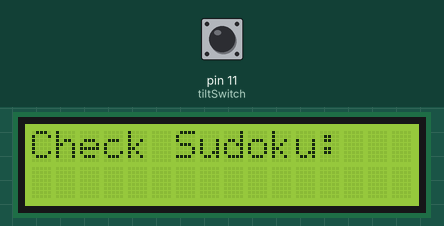
Simulated run of this sketch. Board: Arduino Uno, built with avr-gcc and run on an emulated ATmega328P. On the bench: 16×2 character LCD. The test bench sets the inputs (shaded band); at power-on: pin 11 (tiltSwitch) HIGH. What the sketch prints to the serial monitor is not drawn.

Above: at 1.2 s.
1.3 s: pin 11 (tiltSwitch) pulled LOW for 0.15 s
At 2.6 s:
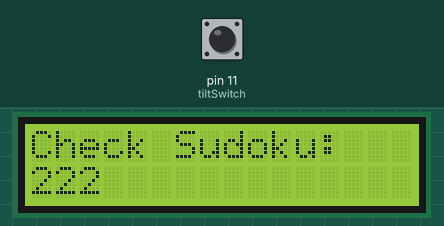
Timing chart, 0 to 4.3 s (numbered marks = the images above; inputs shaded):
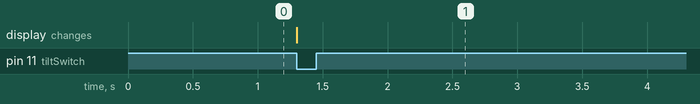

Measured:
- after the input at 1.3 s, the display: changes at once (image 1)

The sketch:

calibration_puzzle.ino
```cpp
#include <LiquidCrystal.h>
#define split1 341
#define split2 682
const int potOne = A0;
const int potTwo=A1;
const int potThree=A2;
const int  tiltSwitch = 11;
int setOne[3]={1,2,3}, setTwo[3]={1,2,3}, setThree[3]={1,2,3}, password[3]={1,3,2};
int lastState = HIGH;
int sensorVal;
LiquidCrystal myLCD(2,3,4,5,6,7);
int value1, value2, value3, loc1, loc2,loc3;
bool isCorrect=false;

class tilt{
  public:
    tilt(){
      check=false;
      }
    bool check;

    void checkIt(){
        sensorVal=digitalRead(tiltSwitch);
        if(sensorVal==LOW){
          check= true;
         }
       else{
          check=false;
           }
        };

  private:
    int sensorVal;
};

tilt tiltSw=tilt();


void setup() {
  pinMode(potOne, INPUT);
  pinMode(potTwo, INPUT);
  pinMode(potThree, INPUT);

  pinMode(tiltSwitch, INPUT);
  digitalWrite(tiltSwitch, HIGH);


  myLCD.begin(16,2);
  myLCD.clear();
  myLCD.print("Check Sudoku:");
  Serial.begin(9600);
  Serial.print(analogRead(tiltSwitch));

}

void loop() {
  tiltSw.checkIt();
  if(tiltSw.check){
  value1=analogRead(potOne);

  value2=analogRead(potTwo);

  value3=analogRead(potThree);

  loc1=getSpot(value1);

  loc2=getSpot(value2);

  loc3=getSpot(value3);

  myLCD.setCursor(0,1);
  myLCD.print(setOne[loc1-1]);
  myLCD.setCursor(1,1);
  myLCD.print(setTwo[loc2-1]);
  myLCD.setCursor(2,1);
  myLCD.print(setThree[loc3-1]);
  if(setOne[loc1-1]==password[0] && setTwo[loc2-1]==password[1] &&setThree[loc3-1]==password[2]){
    isCorrect=true;
  }
  if(isCorrect){
    myLCD.setCursor(8,1);
    myLCD.print("Correct");
    delay(5000);
    myLCD.clear();
    myLCD.print("The guitar is");
    myLCD.setCursor(0,1);
    myLCD.print("bluffing.");
    delay(10000);
    myLCD.clear();
    myLCD.setCursor(0,0);
    myLCD.print("Key Number: 0");
    delay(10000);
    myLCD.clear();
    isCorrect=false;
    myLCD.print("Check Sudoku:");
  }
  delay(1000);
  }
}

int getSpot(int val){
  if(val<split1){
    return 1;
  }
  else if(val<split2){
    return 2;
  }
  else{
    return 3;
  }

}
```
